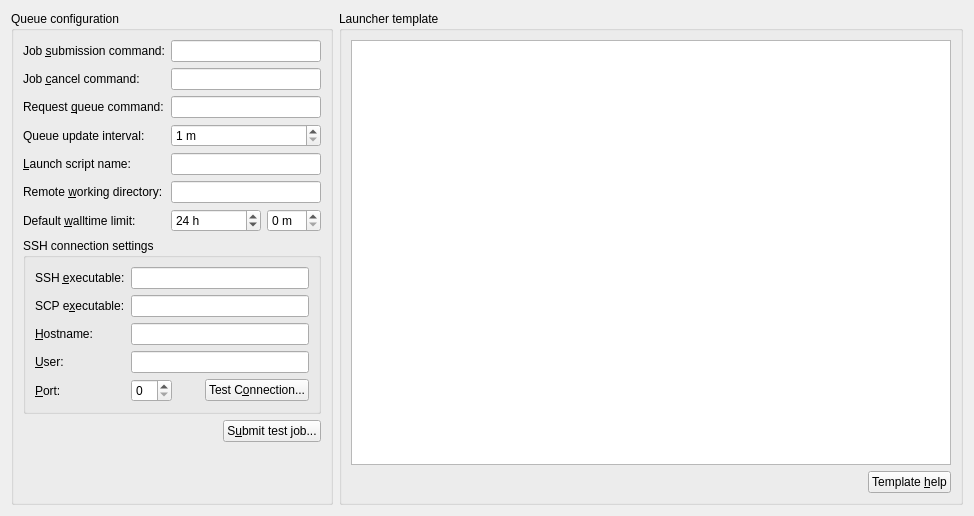
<?xml version="1.0" encoding="UTF-8"?>
<ui version="4.0">
 <class>RemoteQueueWidget</class>
 <widget class="QWidget" name="RemoteQueueWidget">
  <property name="geometry">
   <rect>
    <x>0</x>
    <y>0</y>
    <width>958</width>
    <height>516</height>
   </rect>
  </property>
  <property name="windowTitle">
   <string>Form</string>
  </property>
  <layout class="QGridLayout" name="gridLayout">
   <item row="0" column="0">
    <widget class="QGroupBox" name="groupBox">
     <property name="title">
      <string>Queue configuration</string>
     </property>
     <layout class="QFormLayout" name="formLayout_2">
      <property name="fieldGrowthPolicy">
       <enum>QFormLayout::ExpandingFieldsGrow</enum>
      </property>
      <item row="0" column="0">
       <widget class="QLabel" name="label_3">
        <property name="text">
         <string>Job &amp;submission command:</string>
        </property>
        <property name="buddy">
         <cstring>edit_submissionCommand</cstring>
        </property>
       </widget>
      </item>
      <item row="0" column="1">
       <widget class="QLineEdit" name="edit_submissionCommand">
        <property name="minimumSize">
         <size>
          <width>150</width>
          <height>0</height>
         </size>
        </property>
       </widget>
      </item>
      <item row="2" column="0">
       <widget class="QLabel" name="label_8">
        <property name="text">
         <string>Request &amp;queue command:</string>
        </property>
        <property name="buddy">
         <cstring>edit_requestQueueCommand</cstring>
        </property>
       </widget>
      </item>
      <item row="2" column="1">
       <widget class="QLineEdit" name="edit_requestQueueCommand"/>
      </item>
      <item row="4" column="0">
       <widget class="QLabel" name="label_7">
        <property name="text">
         <string>&amp;Launch script name:</string>
        </property>
        <property name="buddy">
         <cstring>edit_launchScriptName</cstring>
        </property>
       </widget>
      </item>
      <item row="4" column="1">
       <widget class="QLineEdit" name="edit_launchScriptName"/>
      </item>
      <item row="6" column="0">
       <widget class="QLabel" name="label_5">
        <property name="text">
         <string>Remote &amp;working directory:</string>
        </property>
        <property name="buddy">
         <cstring>edit_workingDirectoryBase</cstring>
        </property>
       </widget>
      </item>
      <item row="6" column="1">
       <widget class="QLineEdit" name="edit_workingDirectoryBase"/>
      </item>
      <item row="8" column="0" colspan="2">
       <widget class="QGroupBox" name="groupBox_3">
        <property name="title">
         <string>SSH connection settings</string>
        </property>
        <layout class="QFormLayout" name="formLayout">
         <item row="2" column="0">
          <widget class="QLabel" name="label_4">
           <property name="text">
            <string>&amp;Hostname:</string>
           </property>
           <property name="buddy">
            <cstring>edit_hostName</cstring>
           </property>
          </widget>
         </item>
         <item row="2" column="1">
          <widget class="QLineEdit" name="edit_hostName"/>
         </item>
         <item row="3" column="0">
          <widget class="QLabel" name="label_6">
           <property name="text">
            <string>&amp;User:</string>
           </property>
           <property name="buddy">
            <cstring>edit_userName</cstring>
           </property>
          </widget>
         </item>
         <item row="3" column="1">
          <widget class="QLineEdit" name="edit_userName"/>
         </item>
         <item row="4" column="0">
          <widget class="QLabel" name="label_9">
           <property name="text">
            <string>&amp;Port:</string>
           </property>
           <property name="buddy">
            <cstring>spin_sshPort</cstring>
           </property>
          </widget>
         </item>
         <item row="4" column="1">
          <layout class="QHBoxLayout" name="horizontalLayout">
           <item>
            <widget class="QSpinBox" name="spin_sshPort"/>
           </item>
           <item>
            <spacer name="horizontalSpacer">
             <property name="orientation">
              <enum>Qt::Horizontal</enum>
             </property>
             <property name="sizeHint" stdset="0">
              <size>
               <width>40</width>
               <height>20</height>
              </size>
             </property>
            </spacer>
           </item>
           <item>
            <widget class="QPushButton" name="push_testConnection">
             <property name="text">
              <string>Test C&amp;onnection...</string>
             </property>
            </widget>
           </item>
          </layout>
         </item>
         <item row="0" column="0">
          <widget class="QLabel" name="label">
           <property name="text">
            <string>SSH &amp;executable:</string>
           </property>
           <property name="buddy">
            <cstring>sshExecutableEdit</cstring>
           </property>
          </widget>
         </item>
         <item row="1" column="0">
          <widget class="QLabel" name="label_2">
           <property name="text">
            <string>SCP e&amp;xecutable:</string>
           </property>
           <property name="buddy">
            <cstring>scpExecutableEdit</cstring>
           </property>
          </widget>
         </item>
         <item row="0" column="1">
          <widget class="QLineEdit" name="sshExecutableEdit"/>
         </item>
         <item row="1" column="1">
          <widget class="QLineEdit" name="scpExecutableEdit"/>
         </item>
        </layout>
       </widget>
      </item>
      <item row="10" column="0" colspan="2">
       <layout class="QHBoxLayout" name="horizontalLayout_3">
        <item>
         <spacer name="horizontalSpacer_2">
          <property name="orientation">
           <enum>Qt::Horizontal</enum>
          </property>
          <property name="sizeHint" stdset="0">
           <size>
            <width>40</width>
            <height>20</height>
           </size>
          </property>
         </spacer>
        </item>
        <item>
         <widget class="QPushButton" name="push_sleepTest">
          <property name="text">
           <string>S&amp;ubmit test job...</string>
          </property>
         </widget>
        </item>
       </layout>
      </item>
      <item row="1" column="0">
       <widget class="QLabel" name="label_10">
        <property name="text">
         <string>Job &amp;cancel command:</string>
        </property>
        <property name="buddy">
         <cstring>edit_killCommand</cstring>
        </property>
       </widget>
      </item>
      <item row="1" column="1">
       <widget class="QLineEdit" name="edit_killCommand"/>
      </item>
      <item row="7" column="0">
       <widget class="QLabel" name="label_13">
        <property name="text">
         <string>Default &amp;walltime limit:</string>
        </property>
        <property name="buddy">
         <cstring>wallTimeHours</cstring>
        </property>
       </widget>
      </item>
      <item row="7" column="1">
       <layout class="QHBoxLayout" name="horizontalLayout_2">
        <item>
         <widget class="QSpinBox" name="wallTimeHours">
          <property name="sizePolicy">
           <sizepolicy hsizetype="Expanding" vsizetype="Fixed">
            <horstretch>0</horstretch>
            <verstretch>0</verstretch>
           </sizepolicy>
          </property>
          <property name="suffix">
           <string> h</string>
          </property>
          <property name="maximum">
           <number>2000</number>
          </property>
          <property name="value">
           <number>24</number>
          </property>
         </widget>
        </item>
        <item>
         <widget class="QSpinBox" name="wallTimeMinutes">
          <property name="suffix">
           <string> m</string>
          </property>
          <property name="maximum">
           <number>59</number>
          </property>
         </widget>
        </item>
       </layout>
      </item>
      <item row="3" column="0">
       <widget class="QLabel" name="label_11">
        <property name="text">
         <string>Queue update interval:</string>
        </property>
       </widget>
      </item>
      <item row="3" column="1">
       <widget class="QSpinBox" name="updateIntervalSpin">
        <property name="sizePolicy">
         <sizepolicy hsizetype="Expanding" vsizetype="Fixed">
          <horstretch>0</horstretch>
          <verstretch>0</verstretch>
         </sizepolicy>
        </property>
        <property name="suffix">
         <string> m</string>
        </property>
        <property name="minimum">
         <number>1</number>
        </property>
        <property name="maximum">
         <number>120</number>
        </property>
       </widget>
      </item>
     </layout>
    </widget>
   </item>
   <item row="0" column="1">
    <widget class="QGroupBox" name="groupBox_2">
     <property name="title">
      <string>Launcher template</string>
     </property>
     <layout class="QGridLayout" name="gridLayout_3">
      <item row="1" column="2">
       <widget class="QPushButton" name="templateHelpButton">
        <property name="text">
         <string>Template &amp;help</string>
        </property>
       </widget>
      </item>
      <item row="1" column="1">
       <spacer name="horizontalSpacer_3">
        <property name="orientation">
         <enum>Qt::Horizontal</enum>
        </property>
        <property name="sizeHint" stdset="0">
         <size>
          <width>40</width>
          <height>20</height>
         </size>
        </property>
       </spacer>
      </item>
      <item row="0" column="0" colspan="3">
       <widget class="QPlainTextEdit" name="text_launchTemplate">
        <property name="minimumSize">
         <size>
          <width>600</width>
          <height>400</height>
         </size>
        </property>
       </widget>
      </item>
     </layout>
    </widget>
   </item>
  </layout>
 </widget>
 <tabstops>
  <tabstop>edit_submissionCommand</tabstop>
  <tabstop>edit_killCommand</tabstop>
  <tabstop>edit_requestQueueCommand</tabstop>
  <tabstop>updateIntervalSpin</tabstop>
  <tabstop>edit_launchScriptName</tabstop>
  <tabstop>edit_workingDirectoryBase</tabstop>
  <tabstop>wallTimeHours</tabstop>
  <tabstop>wallTimeMinutes</tabstop>
  <tabstop>sshExecutableEdit</tabstop>
  <tabstop>scpExecutableEdit</tabstop>
  <tabstop>edit_hostName</tabstop>
  <tabstop>edit_userName</tabstop>
  <tabstop>spin_sshPort</tabstop>
  <tabstop>push_testConnection</tabstop>
  <tabstop>push_sleepTest</tabstop>
  <tabstop>text_launchTemplate</tabstop>
  <tabstop>templateHelpButton</tabstop>
 </tabstops>
 <resources/>
 <connections/>
</ui>
